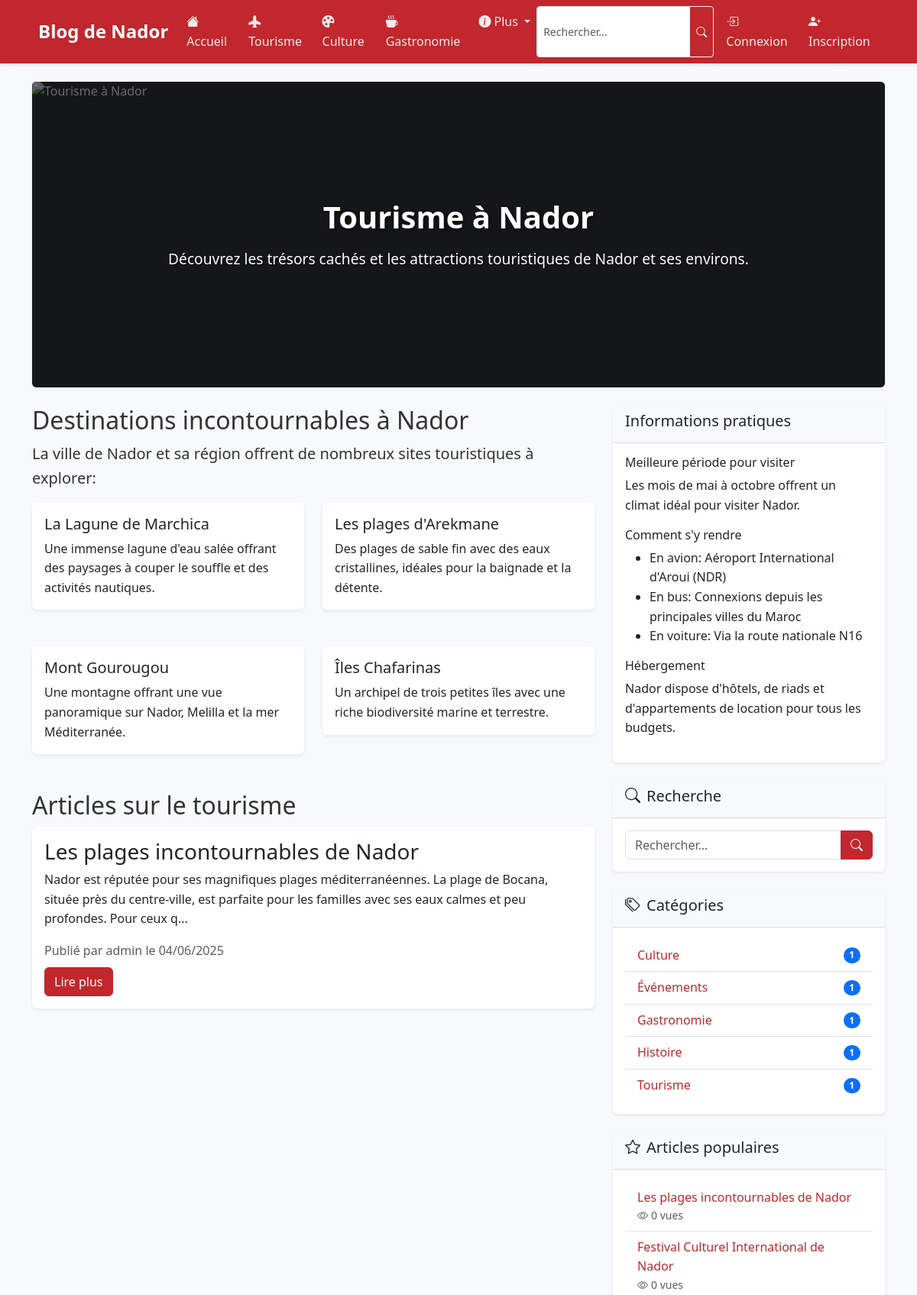
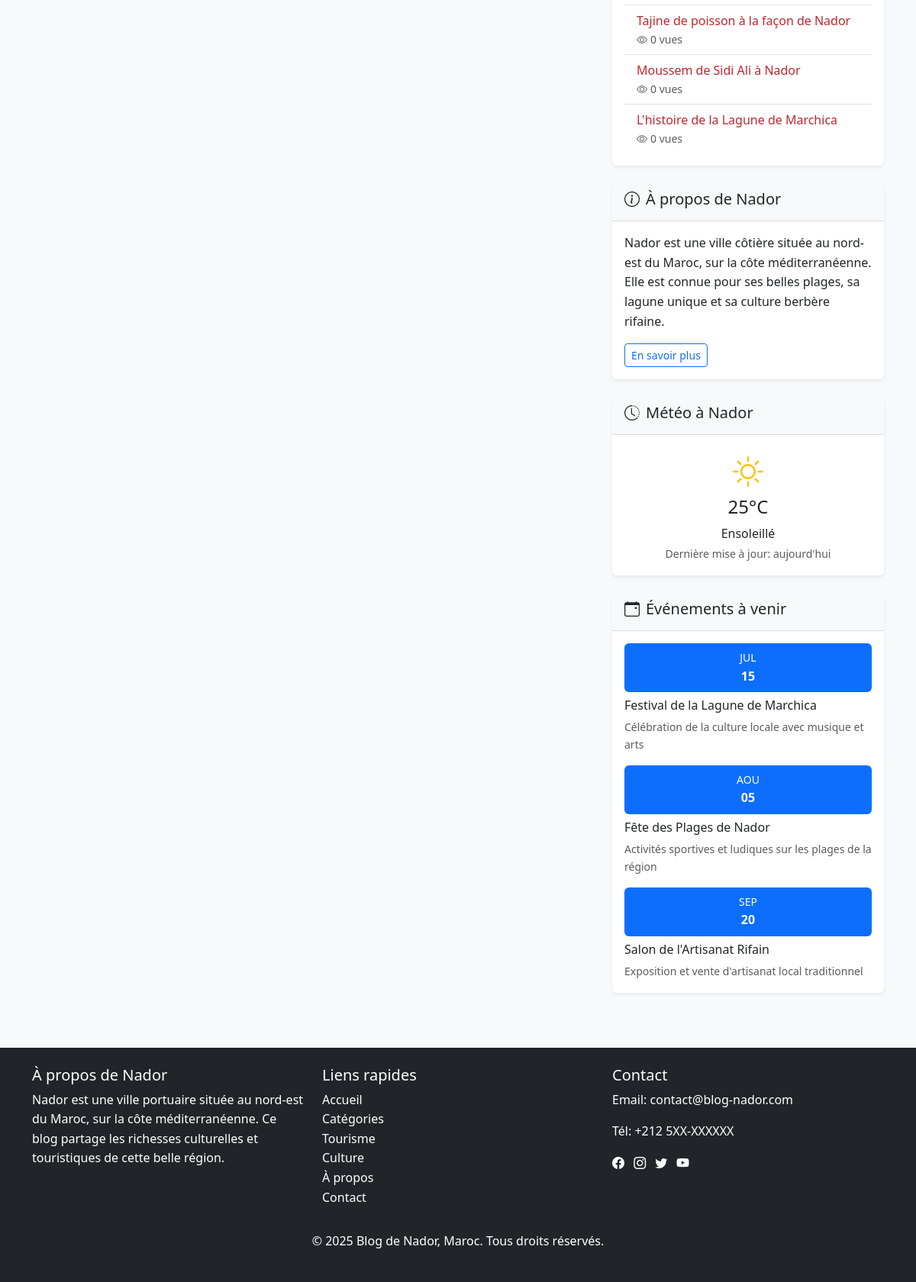
Page /tourism.php on the committed database (2 pictures, top to bottom).
### tables this page shows
CREATE TABLE IF NOT EXISTS posts (
    id INT AUTO_INCREMENT PRIMARY KEY,
    user_id INT NOT NULL,
    category_id INT NOT NULL,
    title VARCHAR(255) NOT NULL,
    slug VARCHAR(255) NOT NULL UNIQUE,
    content TEXT NOT NULL,
    image VARCHAR(255),
    status ENUM('draft', 'published') DEFAULT 'published',
    views INT DEFAULT 0,
    created_at DATETIME DEFAULT CURRENT_TIMESTAMP,
    updated_at DATETIME DEFAULT CURRENT_TIMESTAMP ON UPDATE CURRENT_TIMESTAMP,
    FOREIGN KEY (user_id) REFERENCES users(id) ON DELETE CASCADE,
    FOREIGN KEY (category_id) REFERENCES categories(id) ON DELETE CASCADE
);

CREATE TABLE IF NOT EXISTS users (
    id INT AUTO_INCREMENT PRIMARY KEY,
    username VARCHAR(50) NOT NULL UNIQUE,
    email VARCHAR(100) NOT NULL UNIQUE,
    password VARCHAR(255) NOT NULL,
    role ENUM('user', 'admin') DEFAULT 'user',
    created_at DATETIME DEFAULT CURRENT_TIMESTAMP,
    updated_at DATETIME DEFAULT CURRENT_TIMESTAMP ON UPDATE CURRENT_TIMESTAMP
);

CREATE TABLE IF NOT EXISTS categories (
    id INT AUTO_INCREMENT PRIMARY KEY,
    name VARCHAR(50) NOT NULL UNIQUE,
    description TEXT,
    slug VARCHAR(50) NOT NULL UNIQUE,
    created_at DATETIME DEFAULT CURRENT_TIMESTAMP,
    updated_at DATETIME DEFAULT CURRENT_TIMESTAMP ON UPDATE CURRENT_TIMESTAMP
);

### tourism.php (the view, shortened to what this page needs)
<?php
$conn = mysqli_connect(DB_HOST, DB_USER, DB_PASS, DB_NAME);
$query = "SELECT id FROM categories WHERE slug = 'tourisme'";
$result = mysqli_query($conn, $query);
$category = mysqli_fetch_assoc($result);
$category_id = $category['id'];
$query = "SELECT posts.*, users.username
          FROM posts
          INNER JOIN users ON posts.user_id = users.id
          WHERE posts.category_id = ?
          ORDER BY posts.created_at DESC";
$stmt = mysqli_prepare($conn, $query);
mysqli_stmt_bind_param($stmt, "i", $category_id);
mysqli_stmt_execute($stmt);
$result = mysqli_stmt_get_result($stmt);
$posts = mysqli_fetch_all($result, MYSQLI_ASSOC);
include 'includes/header.php';
?>
<div class="container mt-4">
    <div class="hero-section mb-4">
        <div class="card bg-dark text-white">
            <img src="assets/images/nador-tourism.jpg" class="card-img hero-img" alt="Tourisme à Nador">
            <div class="card-img-overlay hero-overlay">
                <div class="hero-content">
                    <h1 class="card-title">Tourisme à Nador</h1>
                    <p class="card-text">Découvrez les trésors cachés et les attractions touristiques de Nador et ses environs.</p>
                </div>
            </div>
        </div>
    </div>
    <div class="row">
        <div class="col-md-8">
            <div class="mb-4">
                <h2>Destinations incontournables à Nador</h2>
                <p class="lead">La ville de Nador et sa région offrent de nombreux sites touristiques à explorer:</p>
                <div class="row mb-4">
                    <div class="col-md-6">
                        <div class="card">
                            <div class="card-body">
                                <h5 class="card-title">La Lagune de Marchica</h5>
                                <p class="card-text">Une immense lagune d'eau salée offrant des paysages à couper le souffle et des activités nautiques.</p>
                            </div>
                        </div>
                    </div>
                    <div class="col-md-6">
                        <div class="card">
                            <div class="card-body">
                                <h5 class="card-title">Les plages d'Arekmane</h5>
                                <p class="card-text">Des plages de sable fin avec des eaux cristallines, idéales pour la baignade et la détente.</p>
                            </div>
                        </div>
                    </div>
                </div>
                <div class="row mb-4">
                    <div class="col-md-6">
                        <div class="card">
                            <div class="card-body">
                                <h5 class="card-title">Mont Gourougou</h5>
                                <p class="card-text">Une montagne offrant une vue panoramique sur Nador, Melilla et la mer Méditerranée.</p>
                            </div>
                        </div>
                    </div>
                    <div class="col-md-6">
                        <div class="card">
                            <div class="card-body">
                                <h5 class="card-title">Îles Chafarinas</h5>
                                <p class="card-text">Un archipel de trois petites îles avec une riche biodiversité marine et terrestre.</p>
                            </div>
                        </div>
                    </div>
                </div>
            </div>
            <h2>Articles sur le tourisme</h2>
            <?php if (count($posts) > 0): ?>
                <?php foreach ($posts as $post): ?>
                    <div class="card mb-4">
                        <div class="card-body">
                            <h3 class="card-title"><?php echo $post['title']; ?></h3>
                            <p class="card-text">
                                <?php echo substr($post['content'], 0, 200) . '...'; ?>
                            </p>
                            <div class="text-muted mb-2">
                                Publié par <?php echo $post['username']; ?> le
                                <?php echo date('d/m/Y', strtotime($post['created_at'])); ?>
                            </div>
                            <a href="post.php?id=<?php echo $post['id']; ?>" class="btn btn-primary">Lire plus</a>
                        </div>
                    </div>
                <?php endforeach; ?>
            <?php else: ?>
                <div class="alert alert-info">Aucun article sur le tourisme disponible pour le moment.</div>
            <?php endif; ?>
        </div>
        <div class="col-md-4">
            <div class="card mb-4">
                <div class="card-header">
                    <h5>Informations pratiques</h5>
                </div>
                <div class="card-body">
                    <h6>Meilleure période pour visiter</h6>
                    <p>Les mois de mai à octobre offrent un climat idéal pour visiter Nador.</p>
                    <h6>Comment s'y rendre</h6>
                    <ul>
                        <li>En avion: Aéroport International d'Aroui (NDR)</li>
                        <li>En bus: Connexions depuis les principales villes du Maroc</li>
                        <li>En voiture: Via la route nationale N16</li>
                    </ul>
                    <h6>Hébergement</h6>
                    <p>Nador dispose d'hôtels, de riads et d'appartements de location pour tous les budgets.</p>
                </div>
            </div>
            <?php include 'includes/sidebar.php'; ?>
        </div>
    </div>
</div>
<?php
include 'includes/footer.php';
?>

### includes/sidebar.php (shortened to what this page needs)
<div class="card mb-4">
    <div class="card-header">
        <h5><i class="bi bi-search me-2"></i>Recherche</h5>
    </div>
    <div class="card-body">
        <form action="search.php" method="GET">
            <div class="input-group">
                <input type="text" name="q" class="form-control" placeholder="Rechercher...">
                <button class="btn btn-primary" type="submit"><i class="bi bi-search"></i></button>
            </div>
        </form>
    </div>
</div>
<div class="card mb-4">
    <div class="card-header">
        <h5><i class="bi bi-tags me-2"></i>Catégories</h5>
    </div>
    <div class="card-body">
        <?php
        $cat_query = "SELECT id, name, slug FROM categories ORDER BY name";
        $cat_result = mysqli_query($conn, $cat_query);
        $categories = mysqli_fetch_all($cat_result, MYSQLI_ASSOC);
        ?>
        <ul class="list-group list-group-flush">
            <?php foreach ($categories as $category): ?>
                <li class="list-group-item d-flex justify-content-between align-items-center">
                    <a href="categories.php?slug=<?php echo $category['slug']; ?>" class="text-decoration-none">
                        <?php echo $category['name']; ?>
                    </a>
                    <?php
                    $count_query = "SELECT COUNT(*) as count FROM posts WHERE category_id = " . $category['id'];
                    $count_result = mysqli_query($conn, $count_query);
                    $count = mysqli_fetch_assoc($count_result)['count'];
                    ?>
                    <span class="badge bg-primary rounded-pill"><?php echo $count; ?></span>
                </li>
            <?php endforeach; ?>
        </ul>
    </div>
</div>
<div class="card mb-4">
    <div class="card-header">
        <h5><i class="bi bi-star me-2"></i>Articles populaires</h5>
    </div>
    <div class="card-body">
        <?php
        $popular_query = "SELECT id, title, views FROM posts ORDER BY views DESC LIMIT 5";
        $popular_result = mysqli_query($conn, $popular_query);
        $popular_posts = mysqli_fetch_all($popular_result, MYSQLI_ASSOC);
        ?>
        <ul class="list-group list-group-flush">
            <?php foreach ($popular_posts as $post): ?>
                <li class="list-group-item">
                    <a href="post.php?id=<?php echo $post['id']; ?>" class="text-decoration-none">
                        <?php echo $post['title']; ?>
                    </a>
                    <div class="small text-muted">
                        <i class="bi bi-eye me-1"></i><?php echo $post['views']; ?> vues
                    </div>
                </li>
            <?php endforeach; ?>
        </ul>
    </div>
</div>
<div class="card mb-4">
    <div class="card-header">
        <h5><i class="bi bi-info-circle me-2"></i>À propos de Nador</h5>
    </div>
    <div class="card-body">
        <p>Nador est une ville côtière située au nord-est du Maroc, sur la côte méditerranéenne. Elle est connue pour ses belles plages, sa lagune unique et sa culture berbère rifaine.</p>
        <a href="about.php" class="btn btn-sm btn-outline-primary">En savoir plus</a>
    </div>
</div>
<div class="card mb-4">
    <div class="card-header">
        <h5><i class="bi bi-clock-history me-2"></i>Météo à Nador</h5>
    </div>
    <div class="card-body text-center">
        <div class="weather-widget">
            <i class="bi bi-sun fs-1 text-warning mb-2"></i>
            <h4>25°C</h4>
            <p class="mb-0">Ensoleillé</p>
            <small class="text-muted">Dernière mise à jour: aujourd'hui</small>
        </div>
    </div>
</div>
<div class="card mb-4">
    <div class="card-header">
        <h5><i class="bi bi-calendar-event me-2"></i>Événements à venir</h5>
    </div>
    <div class="card-body">
        <div class="event-item mb-3">
            <div class="event-date bg-primary text-white p-2 text-center rounded mb-2">
                <div class="event-month small">JUL</div>
                <div class="event-day fw-bold">15</div>
            </div>
            <h6>Festival de la Lagune de Marchica</h6>
            <p class="small text-muted mb-0">Célébration de la culture locale avec musique et arts</p>
        </div>
        <div class="event-item mb-3">
            <div class="event-date bg-primary text-white p-2 text-center rounded mb-2">
                <div class="event-month small">AOU</div>
                <div class="event-day fw-bold">05</div>
            </div>
            <h6>Fête des Plages de Nador</h6>
            <p class="small text-muted mb-0">Activités sportives et ludiques sur les plages de la région</p>
        </div>
        <div class="event-item">
            <div class="event-date bg-primary text-white p-2 text-center rounded mb-2">
                <div class="event-month small">SEP</div>
                <div class="event-day fw-bold">20</div>
            </div>
            <h6>Salon de l'Artisanat Rifain</h6>
            <p class="small text-muted mb-0">Exposition et vente d'artisanat local traditionnel</p>
        </div>
    </div>
</div>

### assets/css/style.css (style rules this page uses)
body { font-family: 'Segoe UI', Tahoma, Geneva, Verdana, sans-serif; line-height: 1.6; color: #333; background-color: #f8f9fa; }
a { color: #c1272d; transition: all 0.3s ease; }
.hero-section { margin-bottom: 2rem; }
.hero-img { height: 400px; object-fit: cover; filter: brightness(0.7); }
.hero-overlay { display: flex; align-items: center; justify-content: center; text-align: center; background: rgba(0, 0, 0, 0.4); }
.hero-content { max-width: 800px; }
.hero-content h1 { font-size: 2.5rem; font-weight: bold; margin-bottom: 1rem; text-shadow: 2px 2px 4px rgba(0, 0, 0, 0.5); }
.hero-content p { font-size: 1.2rem; text-shadow: 1px 1px 2px rgba(0, 0, 0, 0.5); }
.card { border: none; box-shadow: 0 0.125rem 0.25rem rgba(0, 0, 0, 0.075); transition: transform 0.3s ease, box-shadow 0.3s ease; margin-bottom: 1.5rem; }
.card-header { background-color: #f8f9fa; border-bottom: 1px solid rgba(0, 0, 0, 0.125); font-weight: 600; }
.btn-primary { background-color: #c1272d; border-color: #c1272d; }

### rows in the picture
posts: title "Les plages incontournables de Nador", content "Nador est réputée pour ses magnifiques plages méditerranéennes. La plage de Bocana, située près du centre-ville, est parfaite pour les familles avec ses eaux calmes et peu profondes. Pour ceux q", user.username "admin", created_at "04/06/2025", views "0"
categories: name "Culture", count "1"
categories: name "Événements", count "1"
categories: name "Gastronomie", count "1"
categories: name "Histoire", count "1"
categories: name "Tourisme", count "1"
posts: title "Festival Culturel International de Nador", views "0"
posts: title "Tajine de poisson à la façon de Nador", views "0"
posts: title "Moussem de Sidi Ali à Nador", views "0"
posts: title "L'histoire de la Lagune de Marchica", views "0"
